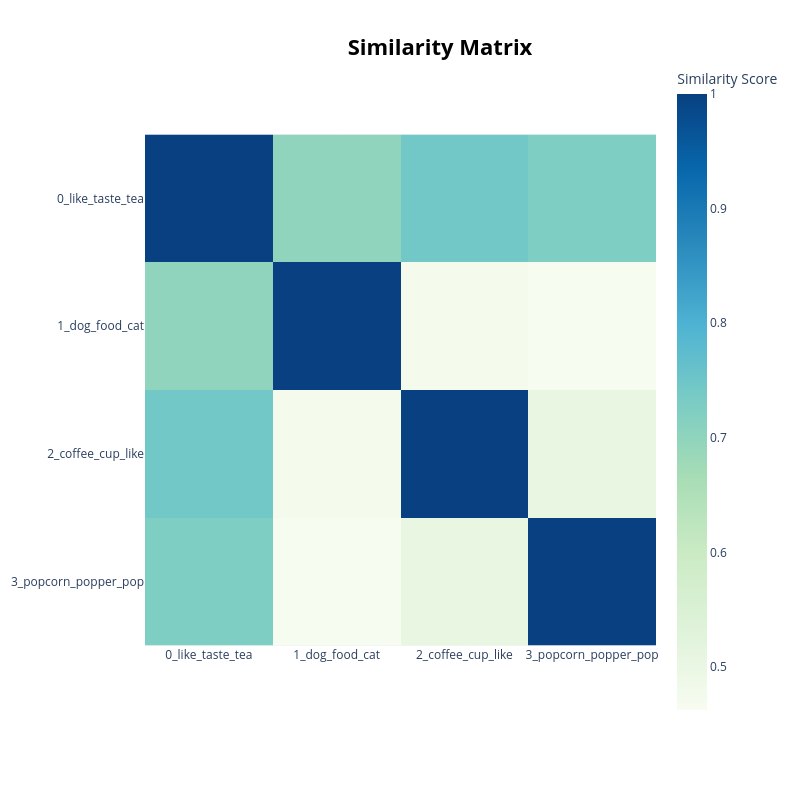

Notebook source saved alongside this figure:
### Markdown cell above
## 5. Topic Similarity Heatmap

### Code cell
fig = topic_model.plot_heatmap()
fig.show()

### Figure 1 — Plotly figure (JSON) as saved in the notebook; plotly's stock layout.template omitted (floating-point values rounded to 4 significant figures)
{"data": [{"coloraxis": "coloraxis", "hovertemplate": "x: %{x}<br>y: %{y}<br>Similarity Score: %{z}<extra></extra>", "name": "0", "type": "heatmap", "x": ["0_like_taste_tea", "1_dog_food_cat", "2_coffee_cup_like", "3_popcorn_popper_pop"], "xaxis": "x", "y": ["0_like_taste_tea", "1_dog_food_cat", "2_coffee_cup_like", "3_popcorn_popper_pop"], "yaxis": "y", "z": [[1.0, 0.6992, 0.745, 0.7245], [0.6992, 1.0, 0.471, 0.4625], [0.745, 0.471, 1.0, 0.5065], [0.7245, 0.4625, 0.5065, 1.0]]}], "layout": {"coloraxis": {"colorbar": {"title": {"text": "Similarity Score"}}, "colorscale": [[0.0, "rgb(247,252,240)"], [0.125, "rgb(224,243,219)"], [0.25, "rgb(204,235,197)"], [0.375, "rgb(168,221,181)"], [0.5, "rgb(123,204,196)"], [0.625, "rgb(78,179,211)"], [0.75, "rgb(43,140,190)"], [0.875, "rgb(8,104,172)"], [1.0, "rgb(8,64,129)"]]}, "height": 800, "hoverlabel": {"bgcolor": "white", "font": {"family": "Rockwell", "size": 16}}, "legend": {"title": {"text": "Trend"}}, "margin": {"t": 60}, "showlegend": true, "title": {"font": {"color": "Black", "size": 22}, "text": "<b>Similarity Matrix</b>", "x": 0.55, "xanchor": "center", "y": 0.95, "yanchor": "top"}, "width": 800, "xaxis": {"anchor": "y", "constrain": "domain", "domain": [0.0, 1.0], "scaleanchor": "y"}, "yaxis": {"anchor": "x", "autorange": "reversed", "constrain": "domain", "domain": [0.0, 1.0]}}}
